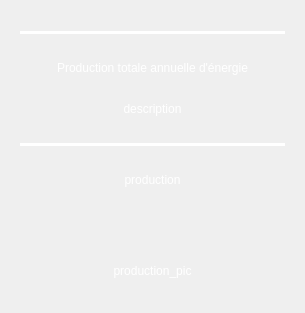
<?xml version="1.0" encoding="UTF-8"?>
<ui version="4.0">
 <class>Form</class>
 <widget class="QWidget" name="Form">
  <property name="geometry">
   <rect>
    <x>0</x>
    <y>0</y>
    <width>305</width>
    <height>313</height>
   </rect>
  </property>
  <property name="sizePolicy">
   <sizepolicy hsizetype="Expanding" vsizetype="Preferred">
    <horstretch>0</horstretch>
    <verstretch>0</verstretch>
   </sizepolicy>
  </property>
  <property name="windowTitle">
   <string>Form</string>
  </property>
  <property name="autoFillBackground">
   <bool>true</bool>
  </property>
  <property name="styleSheet">
   <string notr="true">QLabel {color: white;}</string>
  </property>
  <layout class="QVBoxLayout" name="verticalLayout">
   <property name="leftMargin">
    <number>20</number>
   </property>
   <property name="topMargin">
    <number>10</number>
   </property>
   <property name="rightMargin">
    <number>20</number>
   </property>
   <property name="bottomMargin">
    <number>10</number>
   </property>
   <item>
    <widget class="Line" name="line_1">
     <property name="sizePolicy">
      <sizepolicy hsizetype="Expanding" vsizetype="Fixed">
       <horstretch>0</horstretch>
       <verstretch>0</verstretch>
      </sizepolicy>
     </property>
     <property name="styleSheet">
      <string notr="true">color: white</string>
     </property>
     <property name="frameShadow">
      <enum>QFrame::Plain</enum>
     </property>
     <property name="lineWidth">
      <number>8</number>
     </property>
     <property name="orientation">
      <enum>Qt::Horizontal</enum>
     </property>
    </widget>
   </item>
   <item>
    <widget class="QLabel" name="title">
     <property name="sizePolicy">
      <sizepolicy hsizetype="Preferred" vsizetype="Fixed">
       <horstretch>0</horstretch>
       <verstretch>0</verstretch>
      </sizepolicy>
     </property>
     <property name="styleSheet">
      <string notr="true">c</string>
     </property>
     <property name="text">
      <string>Production totale annuelle d'énergie</string>
     </property>
     <property name="alignment">
      <set>Qt::AlignCenter</set>
     </property>
    </widget>
   </item>
   <item>
    <widget class="QLabel" name="description">
     <property name="sizePolicy">
      <sizepolicy hsizetype="Preferred" vsizetype="Fixed">
       <horstretch>0</horstretch>
       <verstretch>0</verstretch>
      </sizepolicy>
     </property>
     <property name="text">
      <string>description</string>
     </property>
     <property name="alignment">
      <set>Qt::AlignBottom|Qt::AlignHCenter</set>
     </property>
    </widget>
   </item>
   <item>
    <widget class="Line" name="line_2">
     <property name="sizePolicy">
      <sizepolicy hsizetype="Expanding" vsizetype="Fixed">
       <horstretch>0</horstretch>
       <verstretch>0</verstretch>
      </sizepolicy>
     </property>
     <property name="styleSheet">
      <string notr="true">color: white</string>
     </property>
     <property name="frameShadow">
      <enum>QFrame::Plain</enum>
     </property>
     <property name="lineWidth">
      <number>8</number>
     </property>
     <property name="orientation">
      <enum>Qt::Horizontal</enum>
     </property>
    </widget>
   </item>
   <item>
    <widget class="QLabel" name="production">
     <property name="sizePolicy">
      <sizepolicy hsizetype="Preferred" vsizetype="Fixed">
       <horstretch>0</horstretch>
       <verstretch>0</verstretch>
      </sizepolicy>
     </property>
     <property name="text">
      <string>production</string>
     </property>
     <property name="alignment">
      <set>Qt::AlignCenter</set>
     </property>
     <property name="margin">
      <number>2</number>
     </property>
    </widget>
   </item>
   <item>
    <spacer name="verticalSpacer">
     <property name="orientation">
      <enum>Qt::Vertical</enum>
     </property>
     <property name="sizeType">
      <enum>QSizePolicy::Preferred</enum>
     </property>
     <property name="sizeHint" stdset="0">
      <size>
       <width>20</width>
       <height>50</height>
      </size>
     </property>
    </spacer>
   </item>
   <item>
    <widget class="QLabel" name="production_pic">
     <property name="sizePolicy">
      <sizepolicy hsizetype="Preferred" vsizetype="Fixed">
       <horstretch>0</horstretch>
       <verstretch>0</verstretch>
      </sizepolicy>
     </property>
     <property name="text">
      <string>production_pic</string>
     </property>
     <property name="alignment">
      <set>Qt::AlignCenter</set>
     </property>
     <property name="margin">
      <number>2</number>
     </property>
    </widget>
   </item>
  </layout>
 </widget>
 <resources/>
 <connections/>
</ui>
